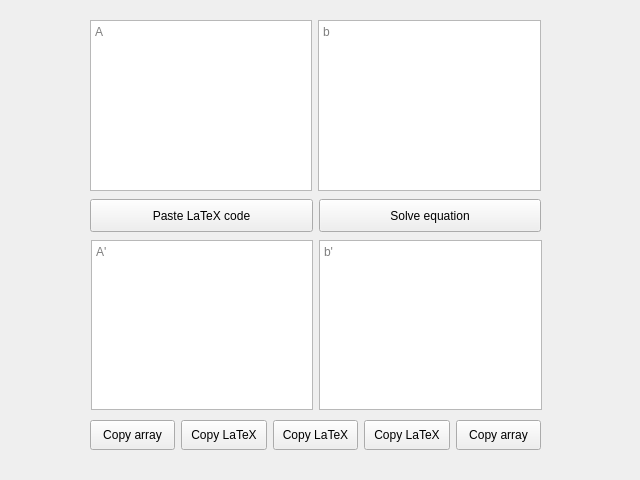
<?xml version="1.0" encoding="UTF-8"?>
<ui version="4.0">
 <class>sle</class>
 <widget class="QWidget" name="sle">
  <property name="geometry">
   <rect>
    <x>0</x>
    <y>0</y>
    <width>640</width>
    <height>480</height>
   </rect>
  </property>
  <property name="windowTitle">
   <string>System of Equations</string>
  </property>
  <property name="autoFillBackground">
   <bool>true</bool>
  </property>
  <widget class="QWidget" name="layoutWidget">
   <property name="geometry">
    <rect>
     <x>90</x>
     <y>20</y>
     <width>451</width>
     <height>171</height>
    </rect>
   </property>
   <layout class="QHBoxLayout" name="horizontalLayout">
    <item>
     <widget class="QPlainTextEdit" name="plainTextEdit_A">
      <property name="placeholderText">
       <string notr="true">A</string>
      </property>
     </widget>
    </item>
    <item>
     <widget class="QPlainTextEdit" name="plainTextEdit_b">
      <property name="placeholderText">
       <string notr="true">b</string>
      </property>
     </widget>
    </item>
   </layout>
  </widget>
  <widget class="QWidget" name="layoutWidget">
   <property name="geometry">
    <rect>
     <x>90</x>
     <y>199</y>
     <width>451</width>
     <height>33</height>
    </rect>
   </property>
   <layout class="QHBoxLayout" name="horizontalLayout_2">
    <item>
     <widget class="QPushButton" name="pushButton_tex">
      <property name="sizePolicy">
       <sizepolicy hsizetype="Expanding" vsizetype="Minimum">
        <horstretch>0</horstretch>
        <verstretch>0</verstretch>
       </sizepolicy>
      </property>
      <property name="text">
       <string>Paste LaTeX code</string>
      </property>
     </widget>
    </item>
    <item>
     <widget class="QPushButton" name="pushButton_solve">
      <property name="sizePolicy">
       <sizepolicy hsizetype="Expanding" vsizetype="Minimum">
        <horstretch>0</horstretch>
        <verstretch>0</verstretch>
       </sizepolicy>
      </property>
      <property name="text">
       <string>Solve equation</string>
      </property>
     </widget>
    </item>
   </layout>
  </widget>
  <widget class="QWidget" name="layoutWidget">
   <property name="geometry">
    <rect>
     <x>91</x>
     <y>240</y>
     <width>451</width>
     <height>170</height>
    </rect>
   </property>
   <layout class="QHBoxLayout" name="horizontalLayout_3">
    <item>
     <widget class="QTextBrowser" name="textBrowser_result_A">
      <property name="placeholderText">
       <string notr="true">A'</string>
      </property>
     </widget>
    </item>
    <item>
     <widget class="QTextBrowser" name="textBrowser_result_b">
      <property name="placeholderText">
       <string>b'</string>
      </property>
     </widget>
    </item>
   </layout>
  </widget>
  <widget class="QWidget" name="layoutWidget_3">
   <property name="geometry">
    <rect>
     <x>90</x>
     <y>420</y>
     <width>451</width>
     <height>30</height>
    </rect>
   </property>
   <layout class="QHBoxLayout" name="horizontalLayout_6">
    <item>
     <layout class="QHBoxLayout" name="horizontalLayout_5">
      <item>
       <widget class="QPushButton" name="pushButton_copy_A">
        <property name="sizePolicy">
         <sizepolicy hsizetype="Minimum" vsizetype="Minimum">
          <horstretch>0</horstretch>
          <verstretch>0</verstretch>
         </sizepolicy>
        </property>
        <property name="text">
         <string>Copy array</string>
        </property>
       </widget>
      </item>
      <item>
       <widget class="QPushButton" name="pushButton_copy_tex_A">
        <property name="sizePolicy">
         <sizepolicy hsizetype="Minimum" vsizetype="Minimum">
          <horstretch>0</horstretch>
          <verstretch>0</verstretch>
         </sizepolicy>
        </property>
        <property name="text">
         <string>Copy LaTeX</string>
        </property>
       </widget>
      </item>
      <item>
       <widget class="QPushButton" name="pushButton_copy_tex_Ab">
        <property name="sizePolicy">
         <sizepolicy hsizetype="Minimum" vsizetype="Minimum">
          <horstretch>0</horstretch>
          <verstretch>0</verstretch>
         </sizepolicy>
        </property>
        <property name="text">
         <string>Copy LaTeX</string>
        </property>
       </widget>
      </item>
      <item>
       <widget class="QPushButton" name="pushButton_copy_tex_b">
        <property name="sizePolicy">
         <sizepolicy hsizetype="Minimum" vsizetype="Minimum">
          <horstretch>0</horstretch>
          <verstretch>0</verstretch>
         </sizepolicy>
        </property>
        <property name="text">
         <string>Copy LaTeX</string>
        </property>
       </widget>
      </item>
      <item>
       <widget class="QPushButton" name="pushButton_copy_b">
        <property name="sizePolicy">
         <sizepolicy hsizetype="Minimum" vsizetype="Minimum">
          <horstretch>0</horstretch>
          <verstretch>0</verstretch>
         </sizepolicy>
        </property>
        <property name="text">
         <string>Copy array</string>
        </property>
       </widget>
      </item>
     </layout>
    </item>
   </layout>
  </widget>
 </widget>
 <resources/>
 <connections/>
</ui>
